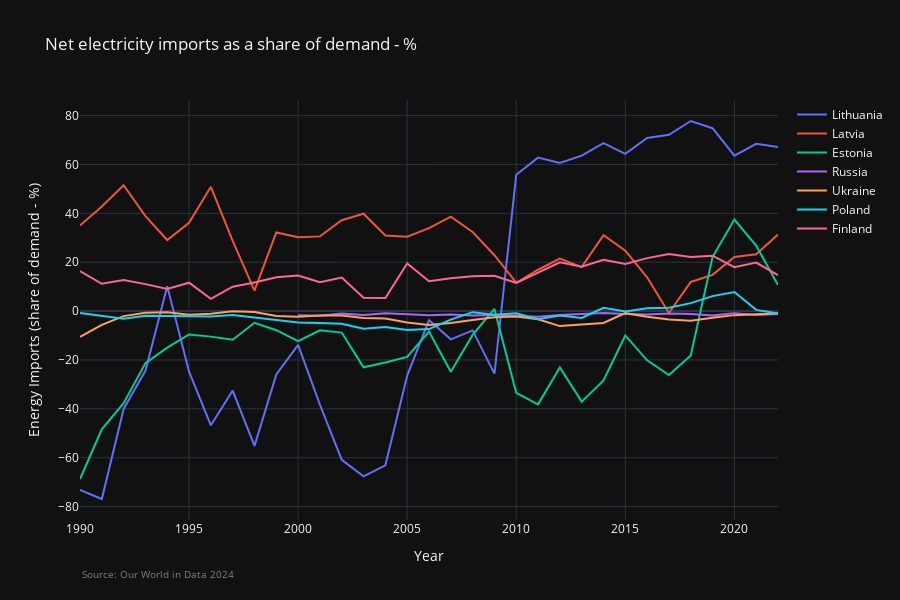

The notebook cell saved with this chart:
### Code cell
# Filter data for specific countries
countries_list = ['Lithuania', 'Latvia', 'Estonia', 'Russia', 'Ukraine', 'Poland', 'Finland']
filtered_data = df_share_electricity_imports[df_share_electricity_imports['Entity'].isin(countries_list)]

fig18 = go.Figure()

# Plot energy imports for each country
for country in countries_list:
    country_data = filtered_data[filtered_data['Entity'] == country]
    fig18.add_trace(go.Scatter(x=country_data['Year'], y=country_data['Net electricity imports as a share of demand - %'], 
                             mode='lines', name=country))

fig18.update_layout(title='Net electricity imports as a share of demand - %',
    xaxis_title='Year',
    yaxis_title='Energy Imports (share of demand - %)',
    showlegend=True, 
    height=600,
    template="plotly_dark")

fig18.add_annotation(
    text="Source: Our World in Data 2024",
    xref="paper", yref="paper",
    x=0, y=-0.15,
    showarrow=False,
    font=dict(size=10, color="grey")
)

fig18.show()
